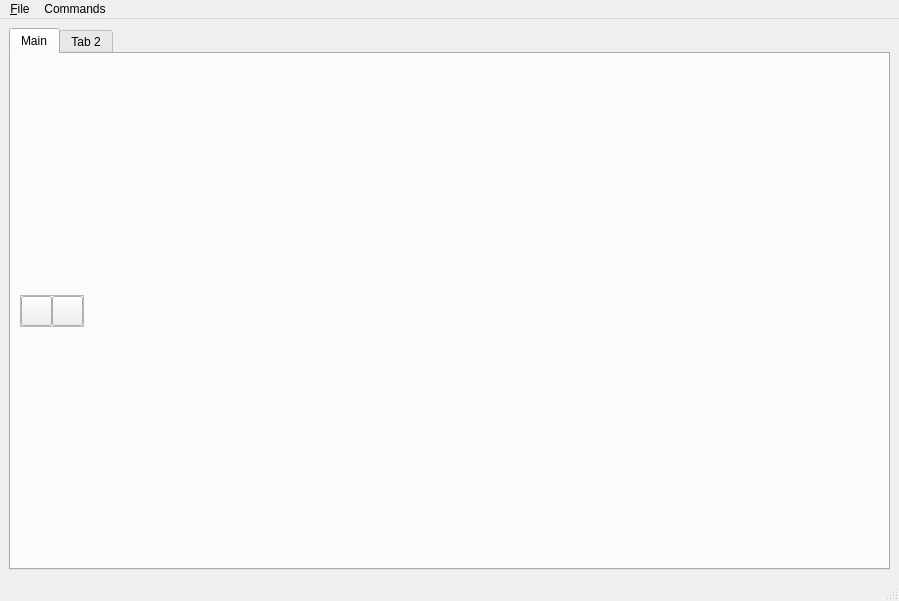
<?xml version="1.0" encoding="UTF-8"?>
<ui version="4.0">
 <class>MainForm</class>
 <widget class="QMainWindow" name="MainForm">
  <property name="geometry">
   <rect>
    <x>0</x>
    <y>0</y>
    <width>899</width>
    <height>601</height>
   </rect>
  </property>
  <property name="windowTitle">
   <string>RLTrader</string>
  </property>
  <widget class="QWidget" name="centralwidget">
   <property name="sizePolicy">
    <sizepolicy hsizetype="Preferred" vsizetype="Preferred">
     <horstretch>0</horstretch>
     <verstretch>0</verstretch>
    </sizepolicy>
   </property>
   <layout class="QHBoxLayout" name="horizontalLayout">
    <item>
     <layout class="QVBoxLayout" name="main_layout">
      <property name="spacing">
       <number>0</number>
      </property>
      <item>
       <layout class="QVBoxLayout" name="verticalLayout">
        <item>
         <layout class="QHBoxLayout" name="horizontalLayout_3">
          <item>
           <widget class="QTabWidget" name="tabWidget">
            <widget class="QWidget" name="tab">
             <attribute name="title">
              <string>Main</string>
             </attribute>
             <layout class="QVBoxLayout" name="verticalLayout_2">
              <item>
               <widget class="QFrame" name="frame">
                <property name="maximumSize">
                 <size>
                  <width>64</width>
                  <height>32</height>
                 </size>
                </property>
                <property name="frameShape">
                 <enum>QFrame::StyledPanel</enum>
                </property>
                <property name="frameShadow">
                 <enum>QFrame::Raised</enum>
                </property>
                <layout class="QHBoxLayout" name="horizontalLayout_4">
                 <property name="spacing">
                  <number>0</number>
                 </property>
                 <property name="leftMargin">
                  <number>0</number>
                 </property>
                 <property name="topMargin">
                  <number>0</number>
                 </property>
                 <property name="rightMargin">
                  <number>0</number>
                 </property>
                 <property name="bottomMargin">
                  <number>0</number>
                 </property>
                 <item>
                  <widget class="QPushButton" name="PageDnButton">
                   <property name="maximumSize">
                    <size>
                     <width>32</width>
                     <height>32</height>
                    </size>
                   </property>
                   <property name="text">
                    <string/>
                   </property>
                   <property name="icon">
                    <iconset resource="resources.qrc">
                     <normaloff>:/icons/icons/skip_previous_FILL0_wght400_GRAD0_opsz48.svg</normaloff>:/icons/icons/skip_previous_FILL0_wght400_GRAD0_opsz48.svg</iconset>
                   </property>
                   <property name="iconSize">
                    <size>
                     <width>32</width>
                     <height>32</height>
                    </size>
                   </property>
                  </widget>
                 </item>
                 <item>
                  <widget class="QPushButton" name="PageUpButton">
                   <property name="maximumSize">
                    <size>
                     <width>32</width>
                     <height>32</height>
                    </size>
                   </property>
                   <property name="text">
                    <string/>
                   </property>
                   <property name="icon">
                    <iconset resource="resources.qrc">
                     <normaloff>:/icons/icons/skip_next_FILL0_wght400_GRAD0_opsz48.svg</normaloff>:/icons/icons/skip_next_FILL0_wght400_GRAD0_opsz48.svg</iconset>
                   </property>
                   <property name="iconSize">
                    <size>
                     <width>32</width>
                     <height>32</height>
                    </size>
                   </property>
                  </widget>
                 </item>
                </layout>
               </widget>
              </item>
              <item>
               <layout class="QVBoxLayout" name="ticks_frame_chart_layout"/>
              </item>
             </layout>
            </widget>
            <widget class="QWidget" name="tab_2">
             <attribute name="title">
              <string>Tab 2</string>
             </attribute>
            </widget>
           </widget>
          </item>
         </layout>
        </item>
       </layout>
      </item>
     </layout>
    </item>
   </layout>
  </widget>
  <widget class="QMenuBar" name="menubar">
   <property name="geometry">
    <rect>
     <x>0</x>
     <y>0</y>
     <width>899</width>
     <height>21</height>
    </rect>
   </property>
   <widget class="QMenu" name="menuFile">
    <property name="title">
     <string>&amp;File</string>
    </property>
    <addaction name="actionExit"/>
   </widget>
   <widget class="QMenu" name="menuCommands">
    <property name="title">
     <string>Commands</string>
    </property>
    <addaction name="actionRecalculate_ticks"/>
    <addaction name="actionRecalculate_ticks_percents"/>
    <addaction name="actionRecalculate_ticks_points"/>
    <addaction name="actionRecalculate_zigzag"/>
    <addaction name="actionRecalculate_EMA"/>
   </widget>
   <addaction name="menuFile"/>
   <addaction name="menuCommands"/>
  </widget>
  <widget class="QStatusBar" name="statusbar"/>
  <action name="actionExit">
   <property name="text">
    <string>E&amp;xit</string>
   </property>
  </action>
  <action name="actionRecalculate_ticks">
   <property name="text">
    <string>Recalculate &amp;ticks</string>
   </property>
  </action>
  <action name="actionRecalculate_zigzag">
   <property name="text">
    <string>Recalculate &amp;zigzag</string>
   </property>
  </action>
  <action name="actionRecalculate_EMA">
   <property name="text">
    <string>Recalculate &amp;EMA</string>
   </property>
  </action>
  <action name="actionRecalculate_ticks_percents">
   <property name="text">
    <string>Recalculate ticks &amp;percents</string>
   </property>
  </action>
  <action name="actionRecalculate_ticks_points">
   <property name="text">
    <string>Recalculate ticks p&amp;oints</string>
   </property>
  </action>
 </widget>
 <resources>
  <include location="resources.qrc"/>
 </resources>
 <connections/>
</ui>
